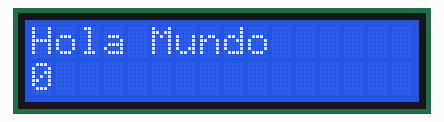
The sketch below on a simulated Arduino Uno, built with avr-gcc and run on an emulated ATmega328P. Parts: 16×2 character LCD.

Above: at 0.1 s.
At 4.1 s:
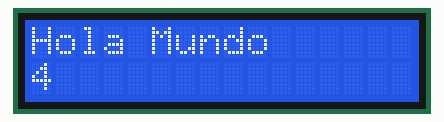
At 9.1 s:
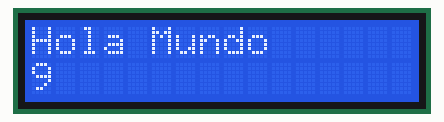
At 19.1 s:
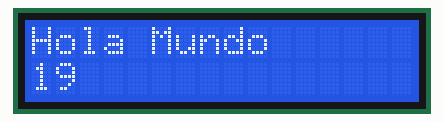
At 29.1 s:
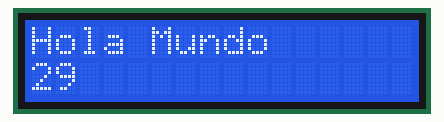
At 39.1 s:
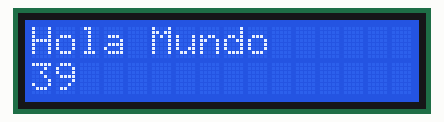

The sketch:

LCD_Demo_1.ino
```cpp
//------------------------------------------------------------------------------
// Programa para Ejercitar una Pantalla de Cristal Líquido (LCD)
//
// En este sketch se muestra el uso básico de una pantalla LCD de 16x2, es decir
// de 16 caracteres con 2 líneas. Estos dispositivos genéricamente son
// compatibles con el manejador Hitachi HD44780. El dispositivo típico tiene una
// interface de 16 pines. Este ensayo imprime un letrero de bienvenidad y
// despliega el tiempo.
//
//  El circuito emplea las siguientes conexiones:
// LCD RS     --> pin digital 12
// LCD Enable --> pin digital 11
// LCD D4     --> pin digital 5
// LCD D5     --> pin digital 4
// LCD D6     --> pin digital 3
// LCD D7     --> pin digital 2
// LCD R/W    --> pin de tierra (0 volts)
// Una resistencia de 10K, terminales extremas entre +5 Volts y 0 Volts (tierra)
//  terminal intermedia al pin 3 del LCD (LCD VO)
//
//------------------------------------------------------------------------------

//----[ Librerías que se DEBEN Incluir ]-----
#include <LiquidCrystal.h>

// Iniciación del elemento según la librería, con los números de pines:
LiquidCrystal lcd(12, 11, 5, 4, 3, 2);

//------------------------------------------------------------------------------
void setup() {
  // Ajuste del número de COLUMNAS e HILERAS de la LCD:
  lcd.begin(16, 2);
  // Impresión de un mensaje en la LCD:
  lcd.print("Hola Mundo");
}
//------------------------------------------------------------------------------
void loop() {
  // Ajuste del cursor a la Hilero 0, Linea 1
  // Nota: La línea 1 es la segunda hilera, dado que el conteo inicia en 0.
  lcd.setCursor(0, 1);
  // Imprime el número de segundos que han ocurrido desde la última señal de
  // "Reset":
  lcd.print(millis() / 1000);
}
//------------------------------------------------------------------------------
```

Measured:
- what the display in image 1 shows lasts 1.0 s, from 4.0 s to 5.0 s
